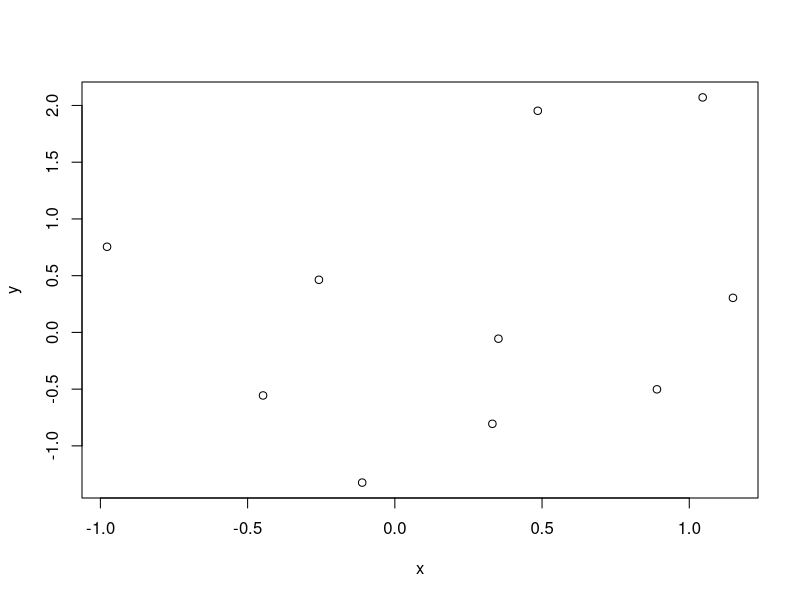

This figure's R source:
## ---- chunk 1
# This is to test code blocks which produce no output, and so can't easily be
# diffed
d <- data.frame(x = rnorm(10), y = rnorm(10))
## ---- chunk 2
plot(d)
